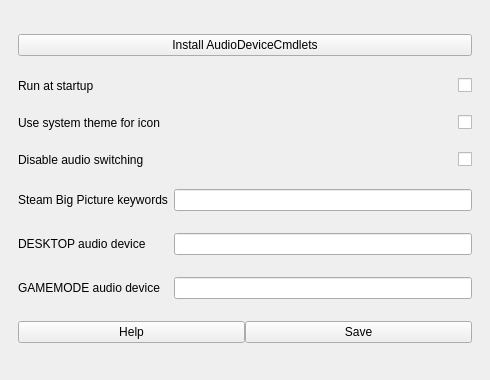
<?xml version="1.0" encoding="UTF-8"?>
<ui version="4.0">
 <class>MainWindow</class>
 <widget class="QMainWindow" name="MainWindow">
  <property name="geometry">
   <rect>
    <x>0</x>
    <y>0</y>
    <width>490</width>
    <height>380</height>
   </rect>
  </property>
  <property name="sizePolicy">
   <sizepolicy hsizetype="Preferred" vsizetype="Preferred">
    <horstretch>0</horstretch>
    <verstretch>0</verstretch>
   </sizepolicy>
  </property>
  <property name="windowTitle">
   <string>MainWindow</string>
  </property>
  <widget class="QWidget" name="centralwidget">
   <layout class="QGridLayout" name="gridLayout_2">
    <item row="0" column="0">
     <widget class="QFrame" name="gridFrame">
      <layout class="QGridLayout" name="gridLayout">
       <item row="6" column="1">
        <widget class="QLineEdit" name="gamemodeEntry"/>
       </item>
       <item row="3" column="0">
        <widget class="QLabel" name="label_6">
         <property name="text">
          <string>Disable audio switching</string>
         </property>
        </widget>
       </item>
       <item row="3" column="1">
        <widget class="QCheckBox" name="disableAudioCheckbox">
         <property name="layoutDirection">
          <enum>Qt::RightToLeft</enum>
         </property>
         <property name="text">
          <string/>
         </property>
        </widget>
       </item>
       <item row="4" column="0">
        <widget class="QLabel" name="label">
         <property name="autoFillBackground">
          <bool>false</bool>
         </property>
         <property name="text">
          <string>Steam Big Picture keywords</string>
         </property>
        </widget>
       </item>
       <item row="1" column="0">
        <widget class="QLabel" name="label_5">
         <property name="text">
          <string>Run at startup</string>
         </property>
        </widget>
       </item>
       <item row="6" column="0">
        <widget class="QLabel" name="label_3">
         <property name="text">
          <string>GAMEMODE audio device</string>
         </property>
        </widget>
       </item>
       <item row="5" column="0">
        <widget class="QLabel" name="label_2">
         <property name="text">
          <string>DESKTOP audio device</string>
         </property>
        </widget>
       </item>
       <item row="1" column="1">
        <widget class="QCheckBox" name="startupCheckBox">
         <property name="layoutDirection">
          <enum>Qt::RightToLeft</enum>
         </property>
         <property name="text">
          <string/>
         </property>
        </widget>
       </item>
       <item row="2" column="1">
        <widget class="QCheckBox" name="systemThemeBox">
         <property name="layoutDirection">
          <enum>Qt::RightToLeft</enum>
         </property>
         <property name="text">
          <string/>
         </property>
        </widget>
       </item>
       <item row="7" column="0" colspan="2">
        <widget class="QFrame" name="buttonsFrame">
         <property name="sizePolicy">
          <sizepolicy hsizetype="Preferred" vsizetype="Fixed">
           <horstretch>0</horstretch>
           <verstretch>0</verstretch>
          </sizepolicy>
         </property>
         <layout class="QGridLayout" name="gridLayout_4">
          <property name="leftMargin">
           <number>0</number>
          </property>
          <property name="topMargin">
           <number>0</number>
          </property>
          <property name="rightMargin">
           <number>0</number>
          </property>
          <property name="bottomMargin">
           <number>0</number>
          </property>
          <property name="horizontalSpacing">
           <number>0</number>
          </property>
          <item row="0" column="1">
           <widget class="QPushButton" name="saveButton">
            <property name="text">
             <string>Save</string>
            </property>
           </widget>
          </item>
          <item row="0" column="0">
           <widget class="QPushButton" name="helpButton">
            <property name="text">
             <string>Help</string>
            </property>
           </widget>
          </item>
         </layout>
        </widget>
       </item>
       <item row="2" column="0">
        <widget class="QLabel" name="label_4">
         <property name="text">
          <string>Use system theme for icon</string>
         </property>
        </widget>
       </item>
       <item row="5" column="1">
        <widget class="QLineEdit" name="desktopEntry"/>
       </item>
       <item row="4" column="1">
        <widget class="QLineEdit" name="steamEntry"/>
       </item>
       <item row="0" column="0" colspan="2">
        <widget class="QPushButton" name="audioInstallButton">
         <property name="text">
          <string>Install AudioDeviceCmdlets</string>
         </property>
        </widget>
       </item>
      </layout>
     </widget>
    </item>
   </layout>
  </widget>
 </widget>
 <resources/>
 <connections/>
</ui>
